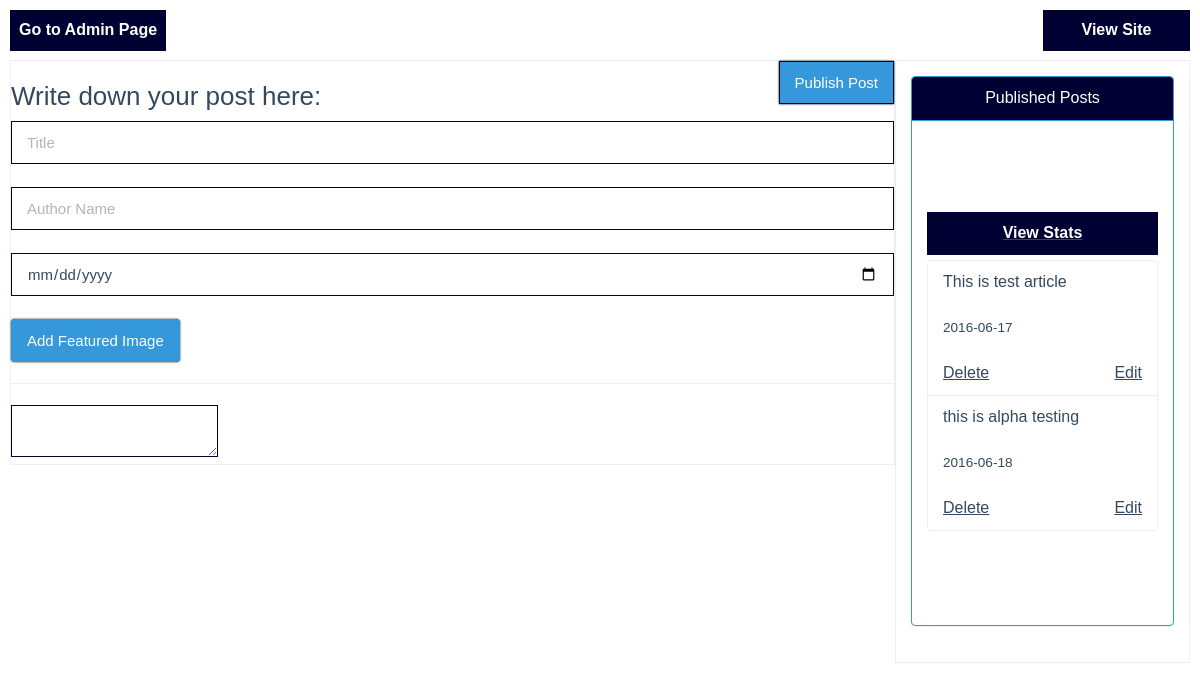
/admin/create_post.php (signed in), run on an earlier commit of the app's database.
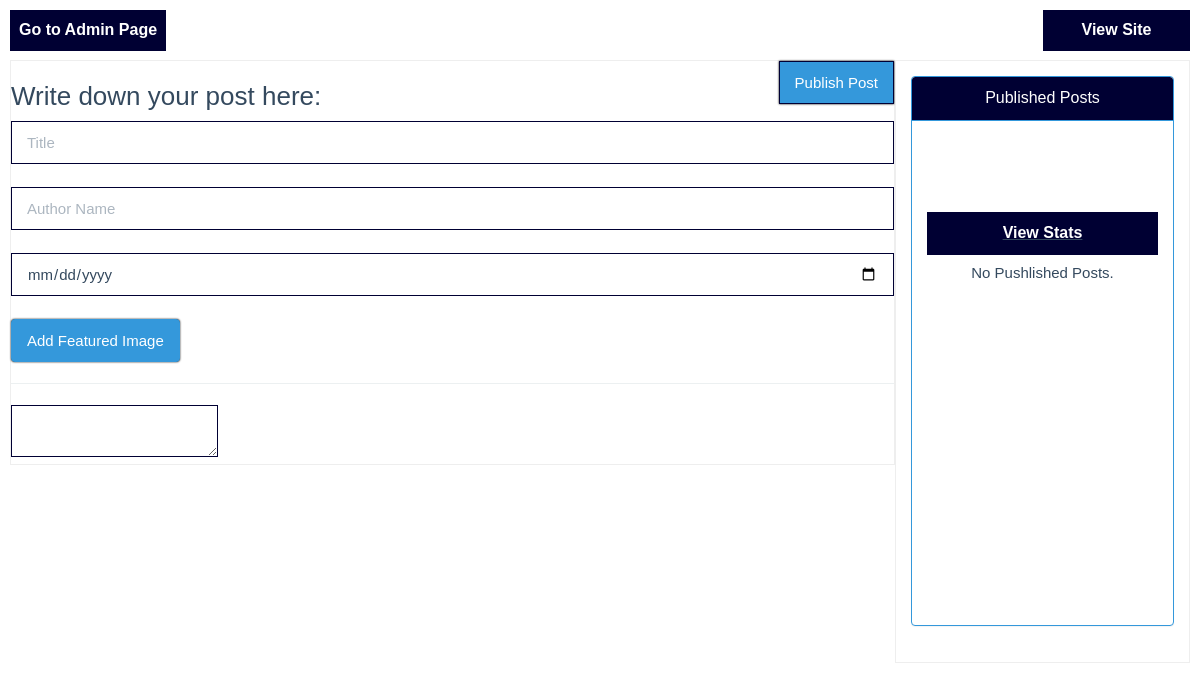
And on a later commit of the database.
### tables this page shows
CREATE TABLE `blog` (
  `id` int(11) NOT NULL,
  `title` varchar(100) NOT NULL,
  `author` varchar(100) NOT NULL,
  `blog` longtext NOT NULL,
  `date` varchar(32) NOT NULL,
  `image` varchar(100) NOT NULL,
  `views` int(11) NOT NULL
);

### admin/create_post.php (the view, shortened to what this page needs)
<?php
$dmsg="";
$dalert="";
include 'includes/meta.php';
include 'includes/css.php';
?>
	<link href="../css/bootstrap.min.css" rel="stylesheet">
	</head>
	<body>
		<div class="nav">
			<a href="../admin"><span class="pull-left text-center">Go to Admin Page</span></a>
			<a href="../"><span class="pull-right text-center">View Site</span></a>
		</div>
		<div class="container col-md-9" style="border:1px solid #eee;padding:15px;background-color:#fff">
			<form id="blogForm" method="post">
				<h3 class="pull-left">Write down your post here:</h3>
				<input type="submit" id="post_blog" class="pull-right btn btn-info" value="Publish Post">
				<br>
				<input type="text" name="title" class="form-control" placeholder="Title">
				<br>
				<input type="text" name="author" class="form-control" placeholder="Author Name">
				<br>
				<input type="date" name="date" class="form-control" placeholder="Date of Posting">
				<br>
				<div class="btn btn-info" data-toggle="modal" data-target="#picup">Add Featured Image
				</div>
				<hr>
				<textarea name="blog"></textarea>
				<br>
			</form>
		</div>
		<div class="col-md-3"  style="border:1px solid #eee;padding:15px;background-color:#fff;">
			<div class="panel panel-info"  style="max-height:800px;overflow-y:scroll">
				<div class="panel-heading text-center">Published Posts
				</div>
				<div id="update">
				<div class="panel-body" id="live">
									<div id="alert" class="alert alert-<?php echo $dalert;?>" aria-hidden="true" role="alert">
						<span class="sr-only" style="position:relative">  <?php echo $dmsg; ?></span></div>
						<a href="stats.php"><div class="block">View Stats</div></a>
					<ul class="list-group">
						<?php
                    $sql = "SELECT title,id, date FROM blog ORDER BY id ASC";
                    $run = $db->query($sql);
                    if ($run->num_rows > 0) {
                        while($row = $run->fetch_assoc()) {
                            echo"<li class='list-group-item'>".$row['title']."<br><small><br>".$row['date']."</small><br><br><a href='?del=".$row['id']."'>Delete</a><a class='pull-right' href='edit_post?edit=".$row['id']."'>Edit</a></li>";
                        }
                    }
                    else {
                        echo "<h5 class='no_event text-center'>No Pushlished Posts.</h5>";
                    }
                ?>
					</ul>
				</div>
				</div>
			</div>
		</div>
	</body>
	</html>

### admin/includes/meta.php (shortened to what this page needs)
<!DOCTYPE html>
<html lang="en">
<head>

### admin/includes/css.php (shortened to what this page needs)
<link href="../css/animate.min.css" rel="stylesheet">
<link href="../css/bootstrap.min.css" rel="stylesheet">
<link href="../css/font-awesome.min.css" rel="stylesheet">
<link href="../css/adjust.min.css" rel="stylesheet">
<link href="../css/animate.css" rel="stylesheet">
<link href="../css/startload.css" rel="stylesheet" />
<link href="../css/mediaset.min.css" rel="stylesheet" type="text/css">

### admin/includes/css.php (style rules this page uses)
textarea { resize: vertical; }
input { position: static; }
a { text-decoration: underline !important; }
.panel { border-color: rgba(10, 1, 6, 0.4); height: 550px !important; overflow-y: scroll; }
.panel-heading { background-color: #003 !important; color: #fff !important; border-radius: 0%; text-align: center; }
.panel a { color: #34495E !important; text-transform: underline !important; }
.nav { margin-top: 0 !important; margin-bottom: 2%; width: 100%; min-height: 50px; }
.nav span { padding: 5px; background-color: #003; border: #003 4px solid; color: white; min-width: 147px; font-weight: 600; transition: background-color 0.5s ease-in, border 0.5s; }
input,textarea { border-radius: 0!important; border:1px solid #003 !important; }
body { padding-top: 30px; background-color: rgba(113, 105, 116, 0.57); }

### admin/create_post.php (style rules this page uses)
body { padding: 10px; }
.nav span { margin-botton: 20px; background-color: #003; border: #003 4px solid; color: white; min-width: 147px; font-weight: 600; transition: background-color 0.5s ease-in, border 0.5s; }
input,textarea { border-radius: 0!important; border:1px solid #003 !important; }
.block { display: block; background-color: #003; color:white; padding:10px; text-align: center; font-weight: 600; margin:auto auto 5px auto; }

What changed in the data, as far as the page shows it:
removed blog: title "This is test article", date "2016-06-17"
removed blog: title "this is alpha testing", date "2016-06-18"
Also different on the page:
text now shown: "No Pushlished Posts."
